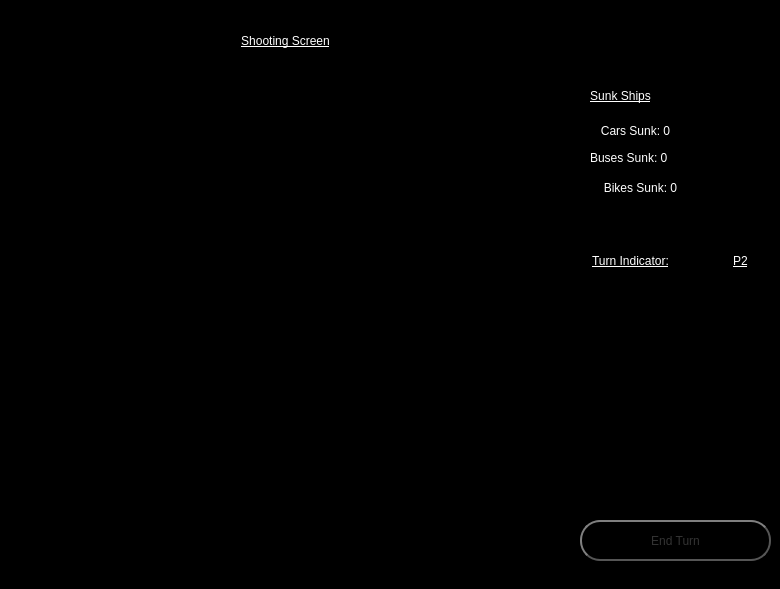
    <widget class="QWidget" name="ShootScreen">
     <property name="styleSheet">
      <string notr="true">background-color: rgb(0, 0, 0);</string>
     </property>
     <widget class="QFrame" name="ShootingFrame">
      <property name="geometry">
       <rect>
        <x>40</x>
        <y>80</y>
        <width>500</width>
        <height>500</height>
       </rect>
      </property>
      <property name="frameShape">
       <enum>QFrame::StyledPanel</enum>
      </property>
      <property name="frameShadow">
       <enum>QFrame::Raised</enum>
      </property>
      <widget class="QWidget" name="gridLayoutWidget_2">
       <property name="geometry">
        <rect>
         <x>0</x>
         <y>0</y>
         <width>491</width>
         <height>491</height>
        </rect>
       </property>
       <layout class="QGridLayout" name="ShootingGrid">
        <property name="sizeConstraint">
         <enum>QLayout::SetMaximumSize</enum>
        </property>
        <property name="bottomMargin">
         <number>0</number>
        </property>
        <property name="spacing">
         <number>0</number>
        </property>
       </layout>
      </widget>
     </widget>
     <widget class="QLabel" name="ShootScreenTitle">
      <property name="geometry">
       <rect>
        <x>130</x>
        <y>20</y>
        <width>311</width>
        <height>41</height>
       </rect>
      </property>
      <property name="styleSheet">
       <string notr="true">font: 75 22pt &quot;MS Shell Dlg 2&quot;;
text-decoration: underline;
color: rgb(255, 255, 255);</string>
      </property>
      <property name="text">
       <string>Shooting Screen</string>
      </property>
      <property name="alignment">
       <set>Qt::AlignCenter</set>
      </property>
     </widget>
     <widget class="QLabel" name="carsSunkLabel">
      <property name="geometry">
       <rect>
        <x>580</x>
        <y>120</y>
        <width>111</width>
        <height>21</height>
       </rect>
      </property>
      <property name="styleSheet">
       <string notr="true">color: rgb(255, 255, 255);
font: 75 12pt &quot;MS Shell Dlg 2&quot;;</string>
      </property>
      <property name="text">
       <string>Cars Sunk: 0</string>
      </property>
      <property name="alignment">
       <set>Qt::AlignCenter</set>
      </property>
     </widget>
     <widget class="QLabel" name="busesSunkLabel">
      <property name="geometry">
       <rect>
        <x>590</x>
        <y>150</y>
        <width>101</width>
        <height>16</height>
       </rect>
      </property>
      <property name="styleSheet">
       <string notr="true">color: rgb(255, 255, 255);
font: 75 12pt &quot;MS Shell Dlg 2&quot;;</string>
      </property>
      <property name="text">
       <string>Buses Sunk: 0</string>
      </property>
     </widget>
     <widget class="QLabel" name="BikesSunkLabel">
      <property name="geometry">
       <rect>
        <x>590</x>
        <y>180</y>
        <width>101</width>
        <height>16</height>
       </rect>
      </property>
      <property name="styleSheet">
       <string notr="true">color: rgb(255, 255, 255);
font: 75 12pt &quot;MS Shell Dlg 2&quot;;</string>
      </property>
      <property name="text">
       <string>Bikes Sunk: 0</string>
      </property>
      <property name="alignment">
       <set>Qt::AlignCenter</set>
      </property>
     </widget>
     <widget class="QPushButton" name="shootScreenEndTurn">
      <property name="geometry">
       <rect>
        <x>580</x>
        <y>520</y>
        <width>191</width>
        <height>41</height>
       </rect>
      </property>
      <property name="styleSheet">
       <string notr="true">QPushButton {
	font: 18pt &quot;MS Shell Dlg 2&quot;;
    color: #333;
    border: 2px solid #555;
    border-radius: 20px;
    border-style: outset;
    background: qradialgradient(
        cx: 0.3, cy: -0.4, fx: 0.3, fy: -0.4,
        radius: 1.35, stop: 0 #fff, stop: 1 #888
        );
    padding: 5px;
    }

QPushButton:hover {
    background: qradialgradient(
        cx: 0.3, cy: -0.4, fx: 0.3, fy: -0.4,
        radius: 1.35, stop: 0 #fff, stop: 1 #bbb
        );
    }

QPushButton:pressed {
    border-style: inset;
    background: qradialgradient(
        cx: 0.4, cy: -0.1, fx: 0.4, fy: -0.1,
        radius: 1.35, stop: 0 #fff, stop: 1 #ddd
        );
    }</string>
      </property>
      <property name="text">
       <string>End Turn</string>
      </property>
     </widget>
     <widget class="QLabel" name="shipsRemainLabel">
      <property name="geometry">
       <rect>
        <x>550</x>
        <y>80</y>
        <width>141</width>
        <height>31</height>
       </rect>
      </property>
      <property name="styleSheet">
       <string notr="true">color: rgb(255, 255, 255);
text-decoration: underline;
font: 75 20pt &quot;MS Shell Dlg 2&quot;;</string>
      </property>
      <property name="text">
       <string>Sunk Ships</string>
      </property>
      <property name="alignment">
       <set>Qt::AlignCenter</set>
      </property>
     </widget>
     <widget class="QLabel" name="indiTitleLabelShotPage">
      <property name="geometry">
       <rect>
        <x>550</x>
        <y>250</y>
        <width>161</width>
        <height>21</height>
       </rect>
      </property>
      <property name="styleSheet">
       <string notr="true">color: rgb(255, 255, 255);
font: 75 16pt &quot;MS Shell Dlg 2&quot;;
text-decoration: underline;</string>
      </property>
      <property name="text">
       <string>Turn Indicator:</string>
      </property>
      <property name="alignment">
       <set>Qt::AlignCenter</set>
      </property>
     </widget>
     <widget class="QLabel" name="turnIndiShotPage">
      <property name="geometry">
       <rect>
        <x>710</x>
        <y>240</y>
        <width>61</width>
        <height>41</height>
       </rect>
      </property>
      <property name="styleSheet">
       <string notr="true">color: rgb(255, 255, 255);
font: 75 20pt &quot;MS Shell Dlg 2&quot;;
text-decoration: underline;</string>
      </property>
      <property name="text">
       <string>P2</string>
      </property>
      <property name="alignment">
       <set>Qt::AlignCenter</set>
      </property>
     </widget>
    </widget>
